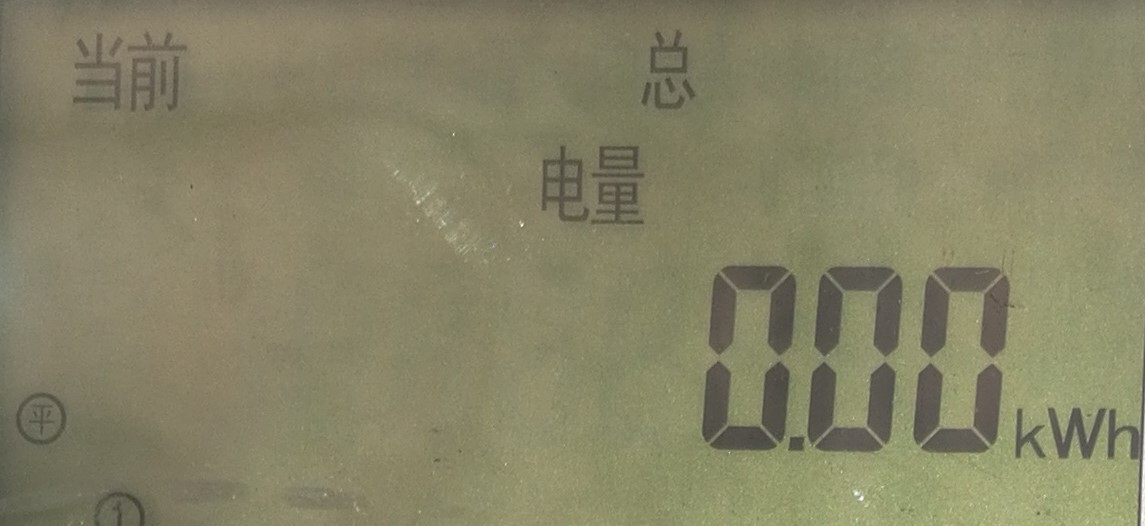
#> input picture datasets/wx_pic_cut.jpg, 1145 x 526 px
$ python test.py
#> lines starting #> are read from the running program, lines starting #| are printed output that depends on the picture; after the words box and inside, x2 and y2 are one past the last pixel; in counts of white or black regions, pixels touching at a corner belong together
import cv2
import matplotlib.pyplot as plt
from PIL import Image


image_path = './datasets/wx_pic_cut.jpg'

origin = cv2.imread(image_path, cv2.IMREAD_GRAYSCALE)
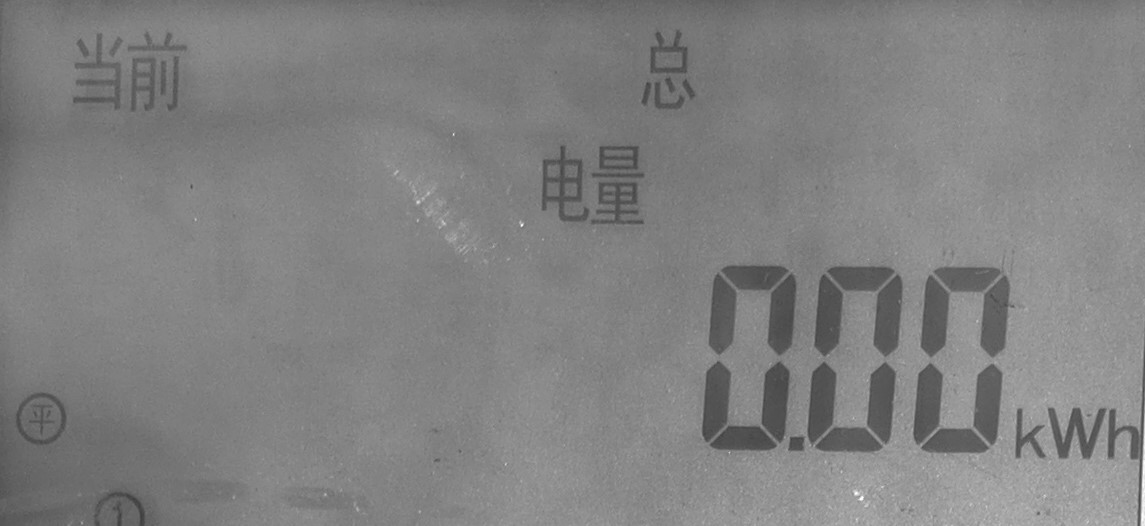
#> origin: shape (526, 1145); min 62, max 255, mean 128.5
cropImg =origin[200:700,600:1500] #截取区域
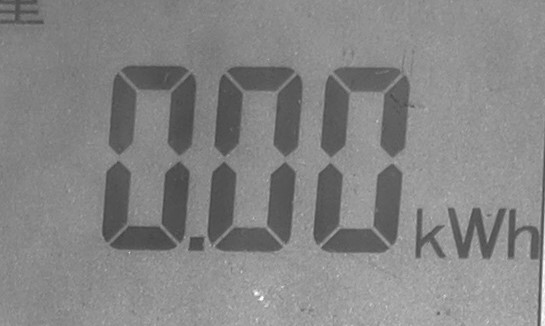
#> cropImg: shape (326, 545); min 64, max 255, mean 133
plt.subplot(2, 1, 1)
#plt.imshow(origin)
plt.imshow(cropImg)
#ret, image = cv2.threshold(origin, 100, 255, cv2.THRESH_BINARY)  # 第一个数字是二值化的阈值，要多尝试，255就不要变了
ret, image = cv2.threshold(cropImg, 100, 255, cv2.THRESH_BINARY)
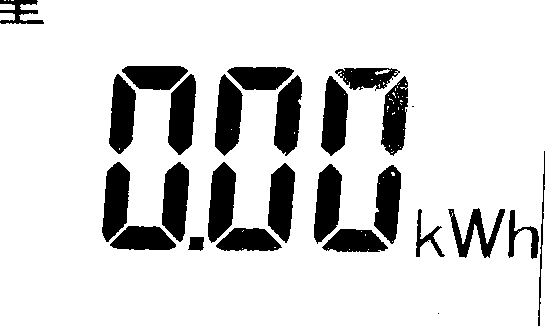
#> image: shape (326, 545); 84% white; 26 black regions (2 under 20 px), largest, box (x1, y1, x2, y2) and area: (168, 74, 196, 155) 1636, (215, 74, 243, 156) 1617, (162, 162, 189, 242) 1615
plt.subplot(2, 1, 2)
plt.imshow(image)
#plt.show()  # 这列可以查看二值化结果
# cv2.imwrite('./datasets/gray.jpg', image)
import numpy as np

kernel = cv2.getStructuringElement(cv2.MORPH_RECT, (4, 15))
bigger = cv2.erode(image,kernel)
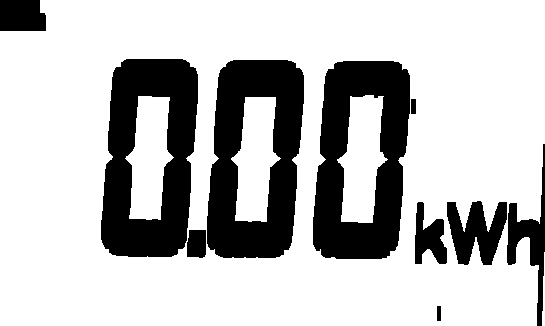
#> bigger: shape (326, 545); 74.6% white; 10 black regions, largest, box (x1, y1, x2, y2) and area: (101, 59, 198, 257) 12586, (207, 60, 304, 258) 12574, (313, 61, 410, 259) 12353
kernel = cv2.getStructuringElement(cv2.MORPH_RECT, (3, 2))
smaller = cv2.dilate(bigger,kernel)
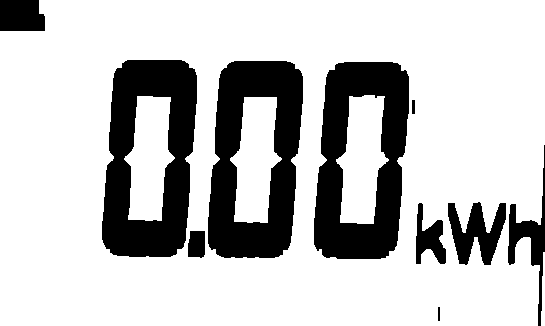
#> smaller: shape (326, 545); 76.7% white; 10 black regions


cv2.imwrite("./datasets/bigger.jpg",bigger)
cv2.imwrite("./datasets/smaller.jpg",smaller)

contours, hierarchy = cv2.findContours(smaller, cv2.RETR_TREE, cv2.CHAIN_APPROX_SIMPLE)
#> contours = 13 contours; largest, box (x1, y1, x2, y2) and area: (0, 0, 545, 326) 173612, (207, 60, 304, 259) 16400, (101, 59, 198, 258) 16371, (313, 61, 410, 260) 16362, (336, 95, 389, 224) 4404
cv2.drawContours(origin, contours, -1, (0, 0, 255), 2)
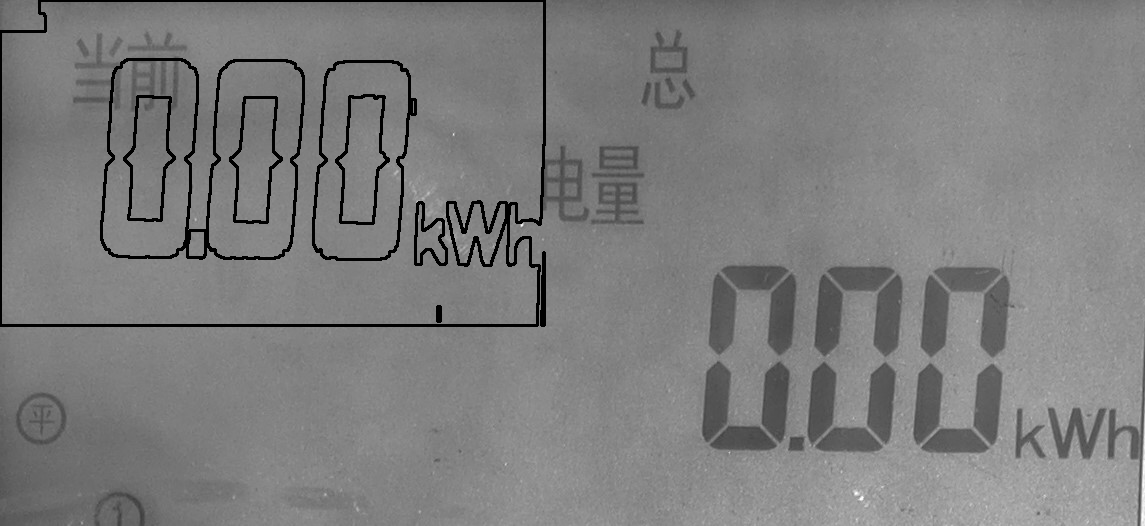
#> origin: shape (526, 1145); 2.66% of pixels changed, all inside (x1, y1, x2, y2) = (0, 0, 546, 327)
offset = 15
def get_min_and_max(contour):
    mini = 100000
    mini_ret = (0, 0)
    for pt in contour:
        value = pt[0][0] + pt[0][1]
        if value < mini:
            mini_ret = (pt[0][0], pt[0][1])
            mini = value

    maxi = 0
    maxi_ret = (0, 0)
    for pt in contour:
        value = pt[0][0] + pt[0][1]
        if value > maxi:
            maxi_ret = (pt[0][0], pt[0][1])
            maxi = value

    mini_ret = (mini_ret[0] - offset, mini_ret[1] - offset)
    maxi_ret = (maxi_ret[0] + offset, maxi_ret[1] + offset)
    return mini_ret, maxi_ret
plt.figure(num=1, figsize=(8, 8))
index = -1
print(len(contours), len(hierarchy[0]))
#| 13 13
#| [-1 -1  1  1  1  1  1  1  7  1  9  1 11]


def max_list(lt):
    temp = 0
    max_str = 0
    for i in lt:
        if lt.count(i) > temp:
            max_str = i
            temp = lt.count(i)
#> this loop made 13 passes
#> (i, max_str, temp) on passes 1, 3: (-1, -1, 2), (1, 1, 8)
#> i on passes 2, 4, 5, 6, 7, 8: -1, 1, 1, 1, 1, 1
#> after the loop, max_str = 1; temp = 8
    return max_str

print(hierarchy[0][:,3])
parent = max_list(list(hierarchy[0][:,3]))
#> parent = 1
print(max_list(list(hierarchy[0][:,3])))
#> the loop in max_list (call 2), `for i in lt:` made 13 passes
#| 1
# 后一个轮廓、前一个轮廓、父轮廓、内嵌轮廓
for contour in contours:
    index += 1
    mini, maxi = get_min_and_max(contour)
    if mini[0] < -offset/2 or mini[1] < -offset/2:
        continue
    if hierarchy[0][index][3] != parent:
        continue
    print(mini, maxi)
    # cv2.line(origin, mini, maxi, 233, 5)
    plt.subplot(20, 20, index + 1) #
    plt.xticks([])
    plt.yticks([])
    plt.xlabel('')
    plt.imshow(smaller[mini[1]: maxi[1], mini[0]: maxi[0]])
#> this loop made 13 passes
#> (mini_ret in get_min_and_max, maxi_ret in get_min_and_max) on passes 1 to 12: ((528, 237), (559, 340)), ((-15, 16), (552, 340)), ((422, 292), (455, 335)), ((174, 216), (219, 271)), ((404, 187), (461, 277)), ((432, 188), (506, 279)), ((396, 85), (430, 128)), ((313, 55), (410, 264)), ((334, 81), (388, 238)), ((205, 56), (303, 264)), ((229, 82), (282, 237)), ((100, 54), (199, 261))
#| (422, 292) (455, 335)
#| (174, 216) (219, 271)
#| (404, 187) (461, 277)
#| (432, 188) (506, 279)
#| (396, 85) (430, 128)
#| (313, 55) (410, 264)
#| (205, 56) (303, 264)
#| (100, 54) (199, 261)
#> after the loop, index = 12
# 所有结果都输出了

cv2.imshow("img", origin)
plt.show()
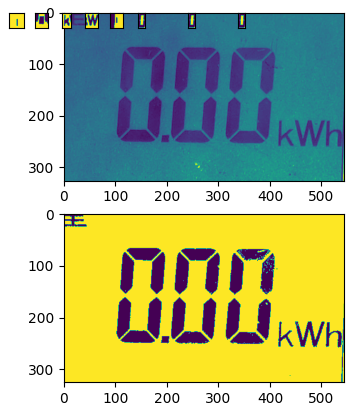
#> figure drawn by matplotlib, 10 panels
cv2.waitKey(0)


#cv2.imshow('', image)
#cv2.waitKey(0)
